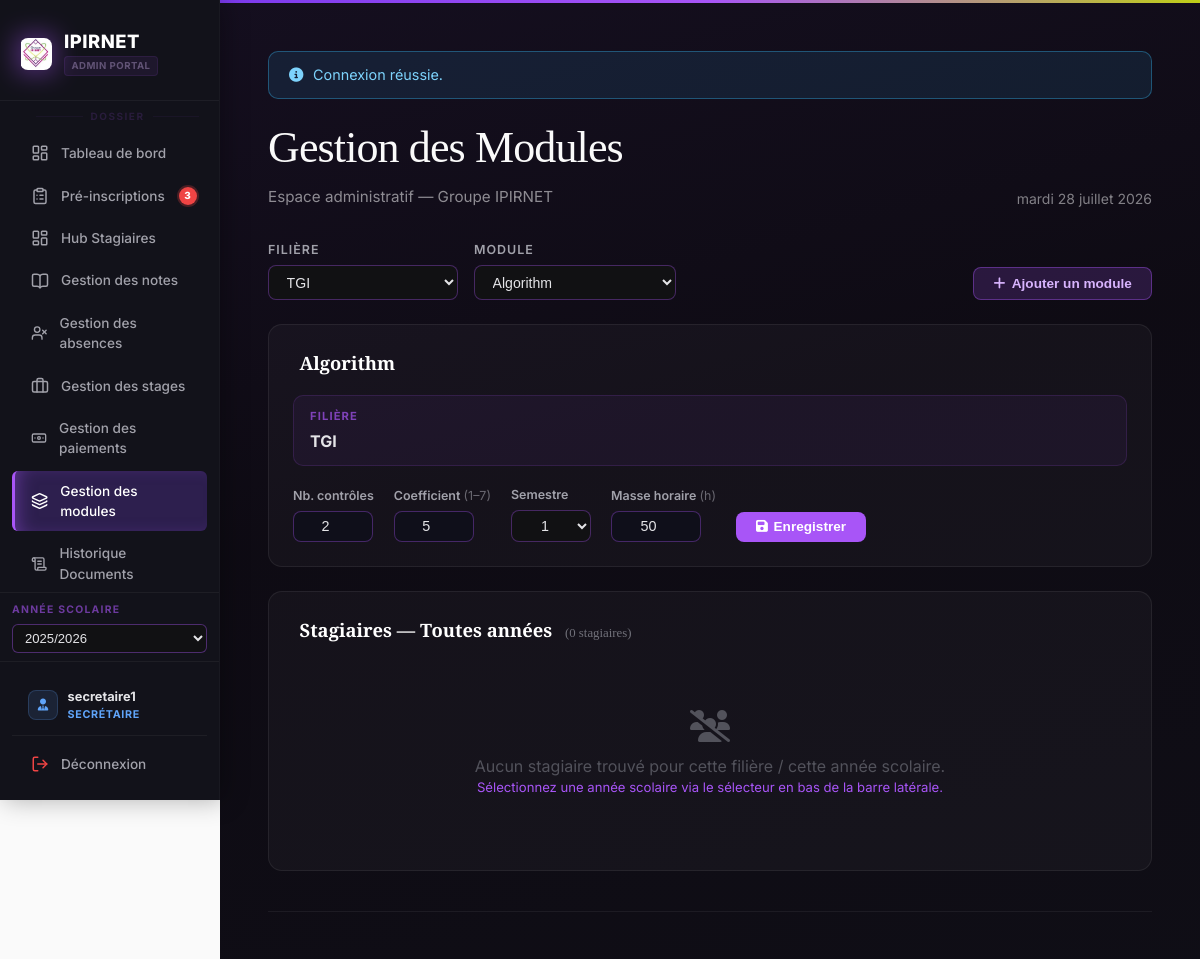
The app's page /gestion_des_stagiaires/gestion_modules.php (signed in) with its own data.
### tables this page shows
CREATE TABLE `modules` (
  `id_module` int(10) UNSIGNED NOT NULL,
  `nom_module` varchar(255) NOT NULL,
  `masse_horaire` smallint(5) UNSIGNED DEFAULT NULL,
  `semestre` tinyint(3) UNSIGNED DEFAULT NULL,
  `id_filiere` int(10) UNSIGNED NOT NULL,
  `coefficient` int(11) DEFAULT 1,
  `nb_controles` tinyint(3) UNSIGNED NOT NULL DEFAULT 1 COMMENT 'Nombre de contrôles continus pour ce module'
);

CREATE TABLE `filieres` (
  `id_filiere` int(10) UNSIGNED NOT NULL,
  `nom_filiere` varchar(255) NOT NULL,
  `niveau` varchar(128) DEFAULT NULL
);

### gestion_des_stagiaires/includes/helpers.php (called while the page is built, shortened)
<?php
function gds_fix_text(string $texte): string
{
    $texte = str_replace("\u{FFFD}", '?', $texte);
    $corrections = [
        "é" => "é",
        "è" => "è",
        "ê" => "ê",
        "ë" => "ë",
        "Sp?cialis?e"        => "Spécialisée",
        "sp?cialis?e"        => "spécialisée",
        "Sp?cialis?"         => "Spécialisé",
        "sp?cialis?"         => "spécialisé",
        "Sp?cialis"          => "Spécialis",
        "sp?cialis"          => "spécialis",
        "T?l?communication"  => "Télécommunication",
        "t?l?communication"  => "télécommunication",
        "T?l?phone"          => "Téléphone",
        "t?l?phone"          => "téléphone",
        "D?veloppement"      => "Développement",
        "d?veloppement"      => "développement",
        "D?velopper"         => "Développer",
        "d?velopper"         => "développer",
        "S?curit?"           => "Sécurité",
        "s?curit?"           => "sécurité",
        "?l?ves"             => "élèves",
        "?l?ve"              => "élève",
        "?tablissement"      => "établissement",
        "g?n?rale"           => "générale",
        "G?n?rale"           => "Générale",
        "g?n?ral"            => "général",
        "G?n?ral"            => "Général",
        "p?riode"            => "période",
        "P?riode"            => "Période",
        "g?n?ration"         => "génération",
        "G?n?ration"         => "Génération",
        "?veloppement"       => "éveloppement",
        "?velopper"          => "évelopper",
        "Donn?es"            => "Données",
        "donn?es"            => "données",
        "R?seau"             => "Réseau",
        "r?seau"             => "réseau",
        "Spécialis?e"        => "Spécialisée",
        "spécialis?e"        => "spécialisée",
        "Spécialis?"         => "Spécialisé",
        "spécialis?"         => "spécialisé",
        "stagi?re"           => "stagiaire",
        "?cole"              => "école",
        "P?dagogie"          => "Pédagogie",
        "p?dagogie"          => "pédagogie",
        "1?re"               => "1ère",
        "2?me"               => "2ème",
        "3?me"               => "3ème",
        "Ann?e"              => "Année",
        "ann?e"              => "année",
        "Â"                  => "",
    ];
    for ($passe = 0; $passe < 4; $passe++) {
        $resultat = strtr($texte, $corrections);
        if ($resultat === $texte) {
            break;
        }
        $texte = $resultat;
    }
    return $texte;
}
function h(string $texte): string
{
    return htmlspecialchars(gds_fix_text($texte), ENT_QUOTES | ENT_SUBSTITUTE, 'UTF-8');
}

### gestion_des_stagiaires/gestion_modules.php (the view, shortened to what this page needs)
<?php
  require __DIR__ . '/includes/bootstrap.php';
  $idFiliereSelecte = (int)($_GET['id_filiere'] ?? 0);
  $idModuleSelecte  = (int)($_GET['id_module']  ?? 0);
  $toutesFilières = $pdo->query('SELECT id_filiere, nom_filiere FROM filieres ORDER BY nom_filiere')->fetchAll();
  if ($idFiliereSelecte === 0 && !empty($toutesFilières)) {
      $idFiliereSelecte = (int)$toutesFilières[0]['id_filiere'];
  }
  $tousModules = [];
  if ($idFiliereSelecte > 0) {
      $reqModules = $pdo->prepare(
          'SELECT id_module, nom_module, semestre FROM modules WHERE id_filiere=? ORDER BY semestre, nom_module'
      );
      $reqModules->execute([$idFiliereSelecte]);
      $tousModules = $reqModules->fetchAll();
      if ($idModuleSelecte === 0 && !empty($tousModules)) {
          $idModuleSelecte = (int)$tousModules[0]['id_module'];
      }
  }
  $infoModule  = null;
  $nbControles = 0;
  if ($idModuleSelecte > 0) {
      $reqInfoModule = $pdo->prepare(
          'SELECT m.*, f.nom_filiere FROM modules m JOIN filieres f ON f.id_filiere=m.id_filiere WHERE m.id_module=?'
      );
      $reqInfoModule->execute([$idModuleSelecte]);
      $infoModule  = $reqInfoModule->fetch();
      $nbControles = $infoModule ? (int)($infoModule['nb_controles'] ?? 0) : 0;
  }
  $listeEtudiants   = [];
  $anneeScolaireGlobale = $_SESSION['global_annee_scolaire'] ?? '';
  require __DIR__ . '/includes/header.php';
  ?>
  <div class="mod-filter-bar">
      <div>
          <label for="sel-filiere">Filière</label>
          <select id="sel-filiere" onchange="applyFilter()">
              <?php foreach ($toutesFilières as $filiere): ?>
              <option value="<?= h((string)$filiere['id_filiere']) ?>" <?= $idFiliereSelecte === (int)$filiere['id_filiere'] ? 'selected' : '' ?>><?= h($filiere['nom_filiere']) ?></option>
              <?php endforeach; ?>
          </select>
      </div>
      <?php if (!empty($tousModules)): ?>
      <div>
          <label for="sel-module">Module</label>
          <select id="sel-module" onchange="applyFilter()">
              <?php
              $semestreCourant = null;
              foreach ($tousModules as $module):
                  if ($module['semestre'] !== $semestreCourant) {
                      if ($semestreCourant !== null) echo '</optgroup>';
                      echo '<optgroup label="' . h('Semestre ' . $module['semestre']) . '">';
                      $semestreCourant = $module['semestre'];
                  }
              ?>
              <option value="<?= h((string)$module['id_module']) ?>" <?= $idModuleSelecte === (int)$module['id_module'] ? 'selected' : '' ?>><?= h($module['nom_module']) ?></option>
              <?php endforeach; if ($semestreCourant !== null) echo '</optgroup>'; ?>
          </select>
      </div>
      <?php endif; ?>
      <div style="margin-left:auto;align-self:flex-end;">
          <button class="btn-save-nb" onclick="openAddModal()" style="background:rgba(168,85,247,.18);border:1px solid rgba(168,85,247,.4);color:#d8b4fe;padding:.5rem 1.2rem;">
              <i class="fa-solid fa-plus" style="margin-right:.4rem;"></i>Ajouter un module
          </button>
      </div>
  </div>
  <?php if ($infoModule): ?>
  <div class="mod-card">
      <h2><i data-lucide="layers" width="18" height="18" style="vertical-align:-3px;margin-right:.4rem;stroke:#a855f7;"></i><?= h($infoModule['nom_module']) ?></h2>
      <div class="mod-meta-grid">
          <div class="mod-meta-item">
              <div class="label">Filière</div>
              <div class="value"><?= h($infoModule['nom_filiere']) ?></div>
          </div>
      </div>
      <div class="mod-nb-form" style="flex-wrap:wrap;gap:1.25rem;align-items:flex-end;">
          <div style="display:flex;flex-direction:column;gap:.35rem;">
              <label style="font-size:.78rem;color:#a1a1aa;font-weight:600;">Nb. contrôles</label>
              <input type="number" id="nb-controles-input" class="mod-nb-input" min="0" max="10"
                     value="<?= h((string)$nbControles) ?>">
          </div>
          <div style="display:flex;flex-direction:column;gap:.35rem;">
              <label style="font-size:.78rem;color:#a1a1aa;font-weight:600;">Coefficient <span style="font-weight:400;opacity:.6;">(1–7)</span></label>
              <input type="number" id="mod-coefficient-input" class="mod-nb-input" min="1" max="7" step="0.5"
                     style="width:80px;" value="<?= h((string)($infoModule['coefficient'] ?? 1)) ?>">
          </div>
          <div style="display:flex;flex-direction:column;gap:.35rem;">
              <label style="font-size:.78rem;color:#a1a1aa;font-weight:600;">Semestre</label>
              <select id="mod-semestre-input" class="mod-nb-input" style="width:80px;padding:.35rem .5rem;cursor:pointer;">
                  <option value="1" <?= ($infoModule['semestre'] ?? 1) == 1 ? 'selected' : '' ?>>1</option>
              </select>
          </div>
          <div style="display:flex;flex-direction:column;gap:.35rem;">
              <label style="font-size:.78rem;color:#a1a1aa;font-weight:600;">Masse horaire <span style="font-weight:400;opacity:.6;">(h)</span></label>
              <input type="number" id="mod-masse-horaire-input" class="mod-nb-input" min="0" max="9999" step="0.5"
                     style="width:90px;" value="<?= h((string)($infoModule['masse_horaire'] ?? 0)) ?>">
          </div>
          <div style="display:flex;align-items:flex-end;gap:.65rem;">
              <button class="btn-save-nb" onclick="saveAllFields()" style="padding:.45rem 1.25rem;">
                  <i class="fa-solid fa-floppy-disk" style="margin-right:.35rem;"></i>Enregistrer
              </button>
          </div>
      </div>
  </div>
  <div class="mod-card">
      <h2 style="margin-bottom:1rem;">
          Stagiaires &mdash; <?= h($anneeScolaireGlobale !== '' ? $anneeScolaireGlobale : 'Toutes années') ?>
          <span style="font-size:.8rem;font-weight:500;color:#71717a;margin-left:.5rem;">(<?= count($listeEtudiants) ?> stagiaire<?= count($listeEtudiants) !== 1 ? 's' : '' ?>)</span>
      </h2>
      <?php if (!empty($listeEtudiants)): ?>
      <div class="stag-table-wrap">
          <table class="stag-table">
              <thead>
                  <tr>
                      <th>#</th>
                      <th>Nom &amp; Prénom</th>
                      <th>Classe</th>
                      <?php if ($nbControles > 0): ?>
                      <th id="ctrl-th" title="Moyenne de <?= $nbControles ?> contrôle(s) saisis">
                          Moy. Contrôles
                          <span style="font-weight:400;opacity:.6;">(sur <span id="ctrl-col-count"><?= $nbControles ?></span>)</span>
                      </th>
                      <?php endif; ?>
                      <th>Théorique</th>
                      <th>Pratique</th>
                      <th></th>
                  </tr>
              </thead>
              <tbody>
                  <?php foreach ($listeEtudiants as $idx => $etudiant):
                      $moyControles  = $etudiant['moy_controles'];
                      $noteTheorique = $etudiant['theorique'];
                      $notePratique  = $etudiant['pratique'];
                      $nbSaisies     = $etudiant['nb_saisies'];
                      $cssCtrl  = classeNoteBadge($moyControles);
                      $cssTheo  = classeNoteBadge($noteTheorique);
                      $cssPrat  = classeNoteBadge($notePratique);
                  ?>
                  <tr>
                      <td style="color:#52525b;font-size:.78rem;"><?= $idx + 1 ?></td>
                      <td>
                          <div style="font-weight:600;color:#e4e4e7;"><?= h($etudiant['nom'] . ' ' . $etudiant['prenom']) ?></div>
                          <div style="font-size:.75rem;color:#71717a;"><?= h($etudiant['num_inscri'] ?? '') ?></div>
                      </td>
                      <td>
                          <span style="font-size:.8rem;background:rgba(168,85,247,.1);color:#d8b4fe;padding:.15rem .55rem;border-radius:6px;">
                              <?= h($etudiant['nom_classe']) ?>
                          </span>
                      </td>
                      <?php if ($nbControles > 0): ?>
                      <td data-ctrl-td>
                          <span class="badge-note <?= $cssCtrl ?>">
                              <?= $moyControles !== null ? h(number_format($moyControles, 2)) : '—' ?>
                          </span>
                          <?php if ($moyControles !== null && $nbSaisies < $nbControles): ?>
                          <span data-nb-saisies="<?= $nbSaisies ?>"
                                style="font-size:.7rem;color:#f59e0b;margin-left:.35rem;"
                                title="<?= $nbSaisies ?>/<?= $nbControles ?> contrôles saisis">⚠</span>
                          <?php endif; ?>
                      </td>
                      <?php endif; ?>
                      <td><span class="badge-note <?= $cssTheo ?>"><?= $noteTheorique !== null ? h(number_format($noteTheorique, 2)) : '—' ?></span></td>
                      <td><span class="badge-note <?= $cssPrat ?>"><?= $notePratique !== null ? h(number_format($notePratique, 2)) : '—' ?></span></td>
                      <td>
                          <a href="stagiaires.php?id=<?= (int)$etudiant['id_stagiaire'] ?>" class="link-hub">
                              <i class="fa-solid fa-arrow-up-right-from-square" style="font-size:.75rem;margin-right:.3rem;"></i>Hub
                          </a>
                      </td>
                  </tr>
                  <?php endforeach; ?>
              </tbody>
          </table>
      </div>
      <?php else: ?>
      <div class="empty-state">
          <i class="fa-solid fa-users-slash"></i>
          <p>Aucun stagiaire trouvé pour cette filière / cette année scolaire.</p>
          <?php if ($anneeScolaireGlobale === ''): ?>
          <p style="font-size:.82rem;color:#a855f7;">Sélectionnez une année scolaire via le sélecteur en bas de la barre latérale.</p>
          <?php endif; ?>
      </div>
      <?php endif; ?>
  </div>
  <?php elseif ($idFiliereSelecte > 0 && empty($tousModules)): ?>
  <div class="mod-card"><div class="empty-state"><i class="fa-solid fa-box-open"></i><p>Aucun module trouvé pour cette filière.</p></div></div>
  <?php else: ?>
  <div class="mod-card"><div class="empty-state"><i class="fa-solid fa-hand-pointer"></i><p>Sélectionnez une filière pour commencer.</p></div></div>
  <?php endif; ?>
  <?php require __DIR__ . '/includes/footer.php'; ?>

### records on screen
modules: nom_module "Algorithm", id_filiere.nom_filiere "TGI", nb_controles "2", coefficient "5", semestre "1", masse_horaire "50"

### other values on screen
$notifDots['demandes'] "3"
$__nomUtilisateur "secretaire1"
$__libelleRole "SECRÉTAIRE"
$flash['msg'] "Connexion réussie."
$pageTitle "Gestion des Modules"
$gdsFrenchDate() "mardi 28 juillet 2026"
$anneeScolaireGlobale !== '' ? $anneeScolaireGlobale : 'Toutes années' "Toutes années"
count($listeEtudiants) "0"
form field global_annee_value "2025/2026"
form field value "TGI"
form field value "Algorithm"
